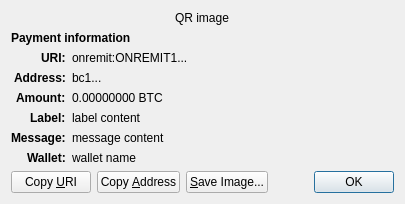
<?xml version="1.0" encoding="UTF-8"?>
<ui version="4.0">
 <class>ReceiveRequestDialog</class>
 <widget class="QDialog" name="ReceiveRequestDialog">
  <property name="geometry">
   <rect>
    <x>0</x>
    <y>0</y>
    <width>413</width>
    <height>229</height>
   </rect>
  </property>
  <property name="windowTitle">
   <string>Request payment to ...</string>
  </property>
  <layout class="QGridLayout" name="gridLayout" columnstretch="0,1">
   <property name="sizeConstraint">
    <enum>QLayout::SetFixedSize</enum>
   </property>
   <item row="0" column="0" colspan="2" alignment="Qt::AlignHCenter">
    <widget class="QRImageWidget" name="qr_code">
     <property name="text">
      <string notr="true">QR image</string>
     </property>
     <property name="textInteractionFlags">
      <set>Qt::NoTextInteraction</set>
     </property>
    </widget>
   </item>
   <item row="1" column="0" colspan="2">
    <widget class="QLabel" name="payment_header">
     <property name="font">
      <font>
       <weight>75</weight>
       <bold>true</bold>
      </font>
     </property>
     <property name="text">
      <string>Payment information</string>
     </property>
     <property name="textInteractionFlags">
      <set>Qt::NoTextInteraction</set>
     </property>
    </widget>
   </item>
   <item row="2" column="0" alignment="Qt::AlignRight|Qt::AlignTop">
    <widget class="QLabel" name="uri_tag">
     <property name="font">
      <font>
       <weight>75</weight>
       <bold>true</bold>
      </font>
     </property>
     <property name="text">
      <string notr="true">URI:</string>
     </property>
     <property name="textFormat">
      <enum>Qt::PlainText</enum>
     </property>
     <property name="textInteractionFlags">
      <set>Qt::NoTextInteraction</set>
     </property>
    </widget>
   </item>
   <item row="2" column="1" alignment="Qt::AlignTop">
    <widget class="QLabel" name="uri_content">
     <property name="text">
      <string notr="true">onremit:ONREMIT1...</string>
     </property>
     <property name="textFormat">
      <enum>Qt::RichText</enum>
     </property>
     <property name="wordWrap">
      <bool>true</bool>
     </property>
     <property name="textInteractionFlags">
      <set>Qt::TextSelectableByMouse</set>
     </property>
    </widget>
   </item>
   <item row="3" column="0" alignment="Qt::AlignRight|Qt::AlignTop">
    <widget class="QLabel" name="address_tag">
     <property name="font">
      <font>
       <weight>75</weight>
       <bold>true</bold>
      </font>
     </property>
     <property name="text">
      <string>Address:</string>
     </property>
     <property name="textInteractionFlags">
      <set>Qt::NoTextInteraction</set>
     </property>
    </widget>
   </item>
   <item row="3" column="1" alignment="Qt::AlignTop">
    <widget class="QLabel" name="address_content">
     <property name="text">
      <string notr="true">bc1...</string>
     </property>
     <property name="textFormat">
      <enum>Qt::PlainText</enum>
     </property>
     <property name="textInteractionFlags">
      <set>Qt::TextSelectableByMouse</set>
     </property>
    </widget>
   </item>
   <item row="4" column="0" alignment="Qt::AlignRight|Qt::AlignTop">
    <widget class="QLabel" name="amount_tag">
     <property name="font">
      <font>
       <weight>75</weight>
       <bold>true</bold>
      </font>
     </property>
     <property name="text">
      <string>Amount:</string>
     </property>
     <property name="textInteractionFlags">
      <set>Qt::NoTextInteraction</set>
     </property>
    </widget>
   </item>
   <item row="4" column="1" alignment="Qt::AlignTop">
    <widget class="QLabel" name="amount_content">
     <property name="text">
      <string notr="true">0.00000000 BTC</string>
     </property>
     <property name="textFormat">
      <enum>Qt::PlainText</enum>
     </property>
     <property name="textInteractionFlags">
      <set>Qt::TextSelectableByMouse</set>
     </property>
    </widget>
   </item>
   <item row="5" column="0" alignment="Qt::AlignRight|Qt::AlignTop">
    <widget class="QLabel" name="label_tag">
     <property name="font">
      <font>
       <weight>75</weight>
       <bold>true</bold>
      </font>
     </property>
     <property name="text">
      <string>Label:</string>
     </property>
     <property name="textInteractionFlags">
      <set>Qt::NoTextInteraction</set>
     </property>
    </widget>
   </item>
   <item row="5" column="1" alignment="Qt::AlignTop">
    <widget class="QLabel" name="label_content">
     <property name="text">
      <string notr="true">label content</string>
     </property>
     <property name="textFormat">
      <enum>Qt::PlainText</enum>
     </property>
     <property name="wordWrap">
      <bool>true</bool>
     </property>
     <property name="textInteractionFlags">
      <set>Qt::TextSelectableByMouse</set>
     </property>
    </widget>
   </item>
   <item row="6" column="0" alignment="Qt::AlignRight|Qt::AlignTop">
    <widget class="QLabel" name="message_tag">
     <property name="font">
      <font>
       <weight>75</weight>
       <bold>true</bold>
      </font>
     </property>
     <property name="text">
      <string>Message:</string>
     </property>
     <property name="textInteractionFlags">
      <set>Qt::NoTextInteraction</set>
     </property>
    </widget>
   </item>
   <item row="6" column="1" alignment="Qt::AlignTop">
    <widget class="QLabel" name="message_content">
     <property name="text">
      <string notr="true">message content</string>
     </property>
     <property name="textFormat">
      <enum>Qt::PlainText</enum>
     </property>
     <property name="wordWrap">
      <bool>true</bool>
     </property>
     <property name="textInteractionFlags">
      <set>Qt::TextSelectableByMouse</set>
     </property>
    </widget>
   </item>
   <item row="7" column="0" alignment="Qt::AlignRight|Qt::AlignTop">
    <widget class="QLabel" name="wallet_tag">
     <property name="font">
      <font>
       <weight>75</weight>
       <bold>true</bold>
      </font>
     </property>
     <property name="text">
      <string>Wallet:</string>
     </property>
     <property name="textInteractionFlags">
      <set>Qt::NoTextInteraction</set>
     </property>
    </widget>
   </item>
   <item row="7" column="1" alignment="Qt::AlignTop">
    <widget class="QLabel" name="wallet_content">
     <property name="text">
      <string notr="true">wallet name</string>
     </property>
     <property name="textFormat">
      <enum>Qt::PlainText</enum>
     </property>
     <property name="wordWrap">
      <bool>true</bool>
     </property>
     <property name="textInteractionFlags">
      <set>Qt::TextSelectableByMouse</set>
     </property>
    </widget>
   </item>
   <item row="8" column="0" colspan="2">
    <layout class="QHBoxLayout" name="horizontalLayout">
     <item>
      <widget class="QPushButton" name="btnCopyURI">
       <property name="text">
        <string>Copy &amp;URI</string>
       </property>
       <property name="autoDefault">
        <bool>false</bool>
       </property>
      </widget>
     </item>
     <item>
      <widget class="QPushButton" name="btnCopyAddress">
       <property name="text">
        <string>Copy &amp;Address</string>
       </property>
       <property name="autoDefault">
        <bool>false</bool>
       </property>
      </widget>
     </item>
     <item>
      <widget class="QPushButton" name="btnSaveAs">
       <property name="text">
        <string>&amp;Save Image...</string>
       </property>
       <property name="autoDefault">
        <bool>false</bool>
       </property>
      </widget>
     </item>
     <item>
      <spacer name="horizontalSpacer_2">
       <property name="orientation">
        <enum>Qt::Horizontal</enum>
       </property>
       <property name="sizeHint" stdset="0">
        <size>
         <width>40</width>
         <height>20</height>
        </size>
       </property>
      </spacer>
     </item>
     <item>
      <widget class="QDialogButtonBox" name="buttonBox">
       <property name="focusPolicy">
        <enum>Qt::StrongFocus</enum>
       </property>
       <property name="standardButtons">
        <set>QDialogButtonBox::Ok</set>
       </property>
      </widget>
     </item>
    </layout>
   </item>
  </layout>
 </widget>
 <customwidgets>
  <customwidget>
   <class>QRImageWidget</class>
   <extends>QLabel</extends>
   <header>qt/qrimagewidget.h</header>
  </customwidget>
 </customwidgets>
 <tabstops>
  <tabstop>buttonBox</tabstop>
  <tabstop>btnCopyURI</tabstop>
  <tabstop>btnCopyAddress</tabstop>
  <tabstop>btnSaveAs</tabstop>
 </tabstops>
 <resources/>
 <connections>
  <connection>
   <sender>buttonBox</sender>
   <signal>accepted()</signal>
   <receiver>ReceiveRequestDialog</receiver>
   <slot>accept()</slot>
   <hints>
    <hint type="sourcelabel">
     <x>135</x>
     <y>230</y>
    </hint>
    <hint type="destinationlabel">
     <x>135</x>
     <y>126</y>
    </hint>
   </hints>
  </connection>
 </connections>
</ui>
